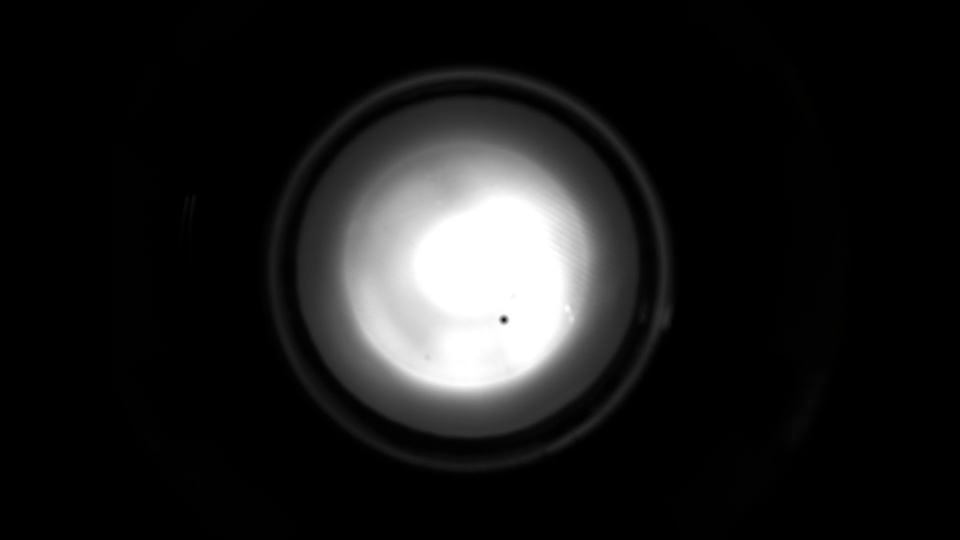
#> input picture frame 83 of video_paths/path2.mp4, 1920 x 1080 px (shown at 1/2 size)
$ python tracking.py
#> lines starting #> are read from the running program, lines starting #| are printed output that depends on the picture; after the words box and inside, x2 and y2 are one past the last pixel; in counts of white or black regions, pixels touching at a corner belong together
import cv2
import numpy as np
import matplotlib.pyplot as plt

# Load video
# Path 1
#cap = cv2.VideoCapture('video_paths/path1.mp4')

# Path 2
cap = cv2.VideoCapture('video_paths/path2.mp4')

# List to store microrobot coordinates
coordinates = []
frame_count = 0
save_interval = 100  # Save an image every 100 frames

# Read frames from the video
while cap.isOpened():
    ret, frame = cap.read()
#> frame is the input picture: shape (1080, 1920, 3); mean B, G, R 27, 27, 27
    if not ret:
        break

    frame_count += 1

    # Convert to grayscale
    gray = cv2.cvtColor(frame, cv2.COLOR_BGR2GRAY)

    # Apply circular mask
    height, width = gray.shape
#> height = 1080; width = 1920
    mask = np.zeros((height, width), dtype=np.uint8)
    center = (width // 2, height // 2)
#> center = (960, 540)
    radius = 160  # Adjust the ROI circular radius (circular petri dish)
    cv2.circle(mask, center, radius, 255, -1)
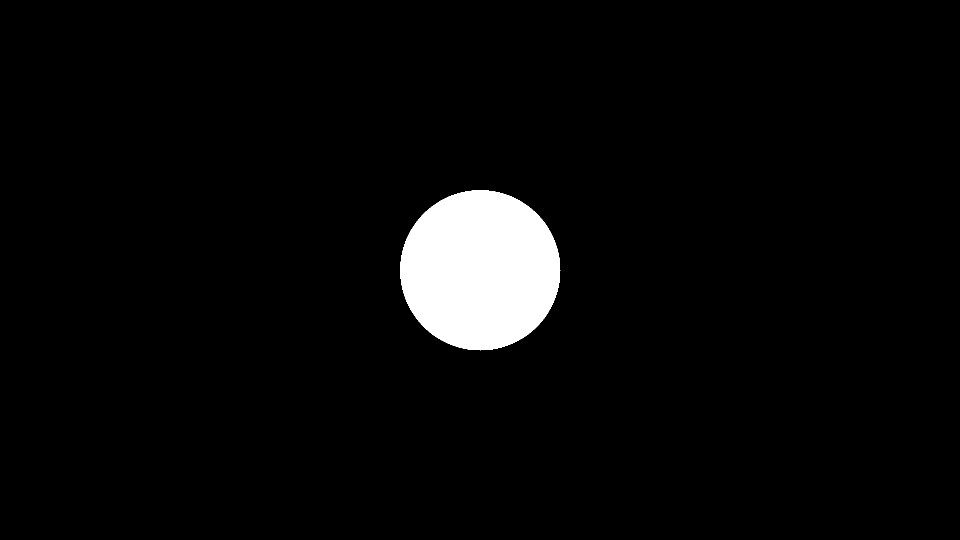
#> mask: shape (1080, 1920) (shown at 1/2 size); 3.9% white; 1 white region, box (x1, y1, x2, y2) and area: (800, 380, 1121, 701) 80381

    # Apply the mask to make everything outside the circle black
    masked = cv2.bitwise_and(gray, gray, mask=mask)

    # Set everything outside the circle to black by inverting the mask
    outside_black = cv2.bitwise_not(mask)
    frame_with_black_background = cv2.add(masked, outside_black)
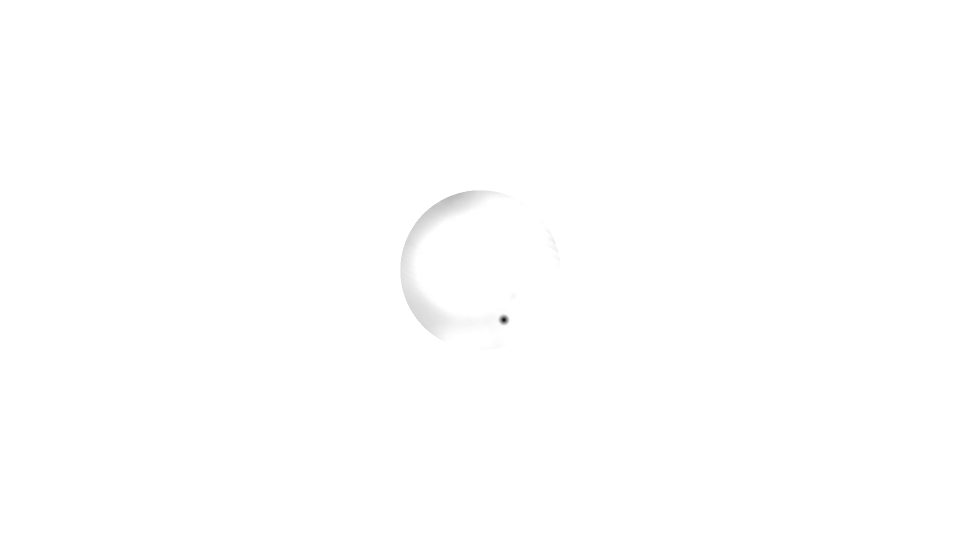
#> frame_with_black_background: shape (1080, 1920) (shown at 1/2 size); min 15, max 255, mean 254.8

    # Thresholding
    _, thresh = cv2.threshold(frame_with_black_background, 100, 255, cv2.THRESH_BINARY)
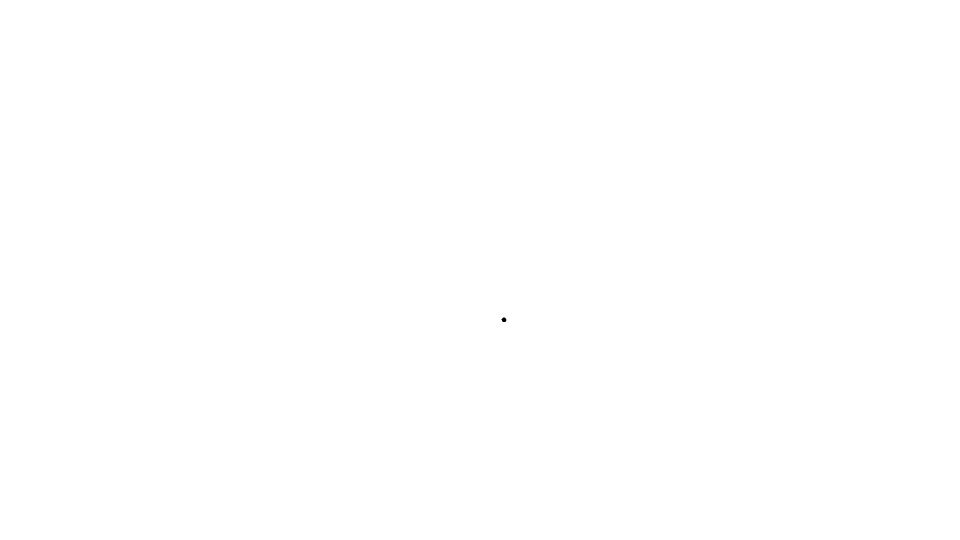
#> thresh: shape (1080, 1920) (shown at 1/2 size); 100% white; 1 black region, box (x1, y1, x2, y2) and area: (1003, 635, 1013, 644) 67

    # Invert the threshold to make the small black point become white
    inverted_thresh = cv2.bitwise_not(thresh)
#> inverted_thresh: shape (1080, 1920); 0% white; 1 white region

    # Find contours in the inverted image
    contours, _ = cv2.findContours(inverted_thresh, cv2.RETR_EXTERNAL, cv2.CHAIN_APPROX_SIMPLE)
#> contours = 1 contour; box (x1, y1, x2, y2) and area: (1003, 635, 1013, 644) 54

    if contours:
        # Assuming the microrobot is the smallest contour
        c = min(contours, key=cv2.contourArea)
#> c = contour of 15 points, box (x1, y1, x2, y2) (1003, 635, 1013, 644), area 54
        M = cv2.moments(c)
#> M = moments, m00 54, centre m10/m00, m01/m00 = (1007.5, 639.1)

        if M["m00"] != 0:
            cX = int(M["m10"] / M["m00"])
#> cX = 1007
            cY = int(M["m01"] / M["m00"])
#> cY = 639
            coordinates.append((cX, cY))

            # Draw the contour and its center on the original frame
            cv2.drawContours(frame, [c], -1, (0, 255, 0), 2)
#> frame: shape (1080, 1920, 3); under 0.01% of pixels changed, all inside (x1, y1, x2, y2) = (1002, 634, 1014, 645)
            cv2.circle(frame, (cX, cY), 5, (255, 0, 0), -1)
#> frame: shape (1080, 1920, 3); mean B, G, R 27, 27, 27

            # Get the bounding box (object width and height)
            x, y, w, h = cv2.boundingRect(c)
#> x = 1003; y = 635; w = 10; h = 9
            cv2.rectangle(frame, (x, y), (x + w, y + h), (255, 0, 0), 2)
#> frame: shape (1080, 1920, 3); mean B, G, R 27, 27, 27

            print(f"Frame {frame_count}: Width={w}, Height={h}")
#| Frame 1: Width=10, Height=9

            # Save frames with the detected microrobot
            if frame_count % save_interval == 0:
                frame_filename = f'processed_frame_path2_{frame_count}.png'
                cv2.imwrite(frame_filename, frame)
                print(f'Frame {frame_count} saved as {frame_filename}')

    # Save the thresholded frame to visualize the processing
    if frame_count % save_interval == 0:
        thresh_filename = f'thresh_frame_path2_{frame_count}.png'
        cv2.imwrite(thresh_filename, inverted_thresh)
        print(f'Threshold frame {frame_count} saved as {thresh_filename}')

cap.release()

# Save the coordinates to plot later
if coordinates:
    x_coords, y_coords = zip(*coordinates)

    # Set a larger figure size
    plt.figure(figsize=(10, 6))

    # Plot the path with custom markers and line style
    plt.plot(x_coords, y_coords, linestyle='-', marker='o', color='#1f77b4', markersize=5, markerfacecolor='red', markeredgecolor='black', linewidth=2)

    # Add grid to make it easier to read
    plt.grid(True, which='both', linestyle='--', linewidth=0.7, color='gray', alpha=0.7)

    # Set title and axis labels with larger font size
    plt.title('Microrobot Path 2', fontsize=16, fontweight='bold')
    plt.xlabel('X Coordinate (pixels)', fontsize=14)
    plt.ylabel('Y Coordinate (pixels)', fontsize=14)

    # Set limits to avoid points sticking to the edges
    plt.xlim(min(x_coords) - 10, max(x_coords) + 10)
    plt.ylim(min(y_coords) - 10, max(y_coords) + 10)

    # Customize tick size
    plt.xticks(fontsize=12)
    plt.yticks(fontsize=12)

    # Save the plot to a file
    plt.savefig('trajectory_plot_path2.png', bbox_inches='tight', dpi=300)
    print('Path saved as trajectory_plot.png')
